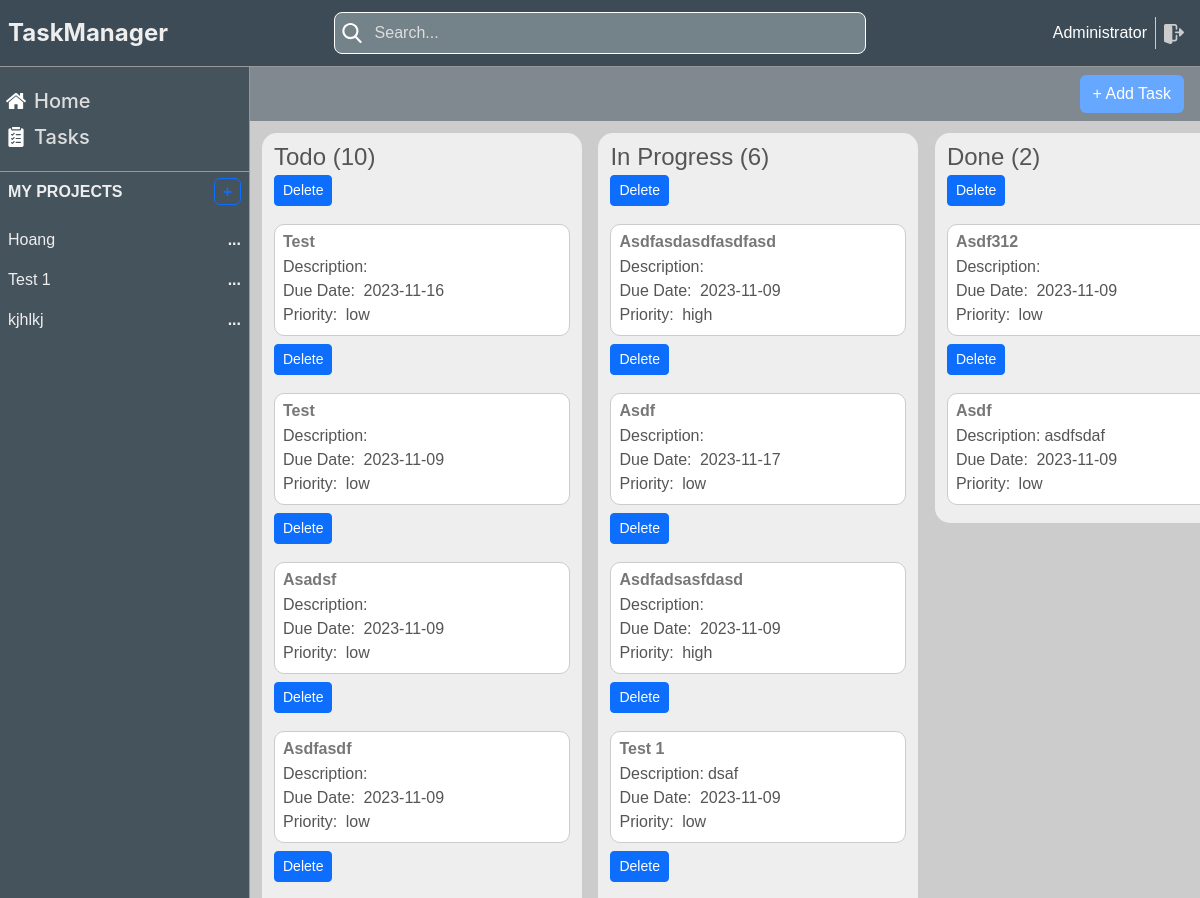
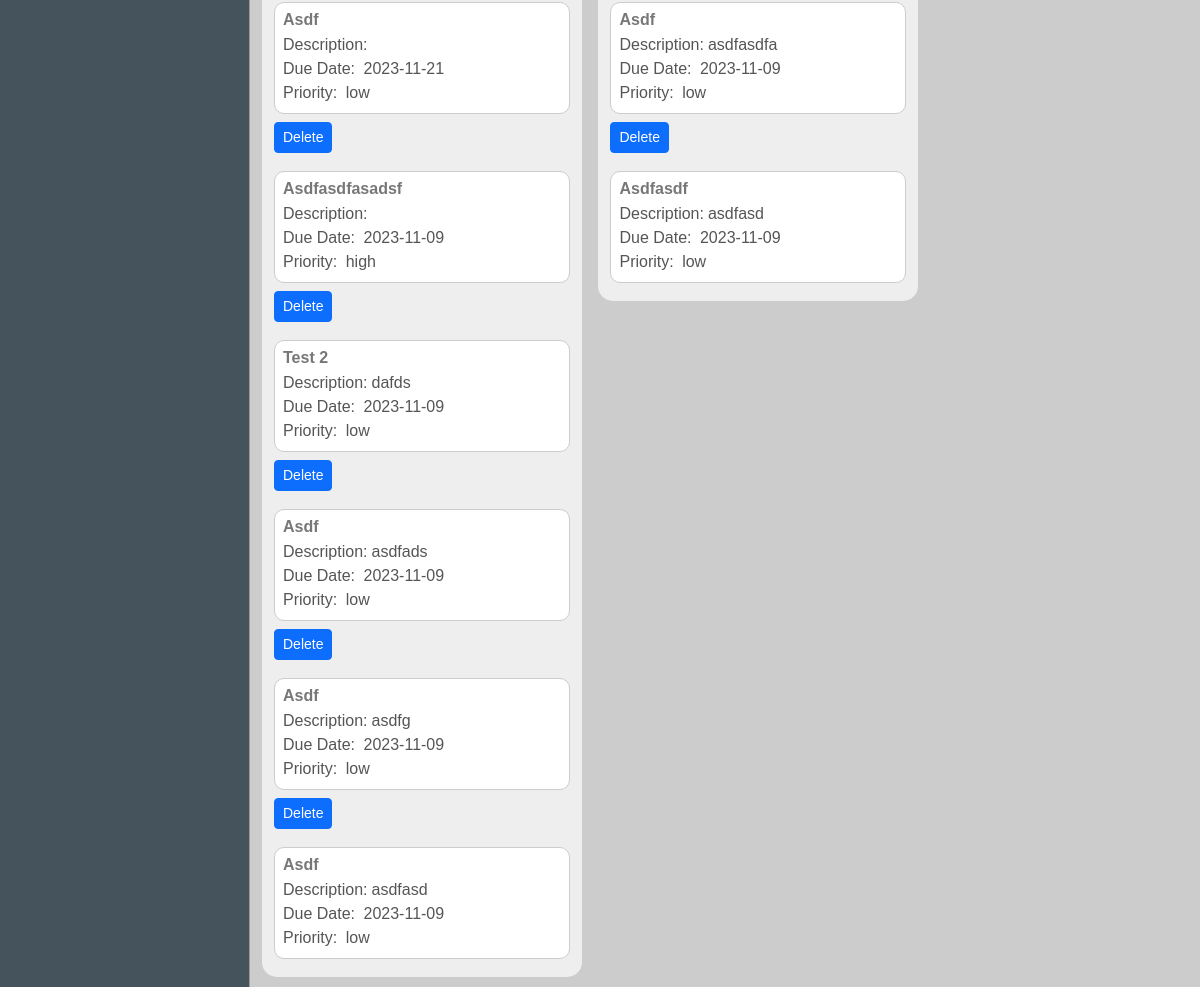
Page /tasks/ (signed in) on the committed database (2 pictures, top to bottom).
### task_management/models.py (models this page shows, shortened)
class User(db.Model, UserMixin):
    __tablename__ = 'user'
    id = db.Column(db.Integer, primary_key=True)
    name = db.Column(db.String(100))
    username = db.Column(db.String(100), nullable=False)
    password_hashed = db.Column(db.String(100), nullable=False)
    active = db.Column(db.Boolean, default=True)
    phone = db.Column(db.String(100))
    email = db.Column(db.String(100))
    created_at = db.Column(db.DateTime, default=db.func.current_timestamp())
    updated_at = db.Column(db.DateTime, default=db.func.current_timestamp())
    create_uid = db.Column(db.Integer, default=0)
    write_uid = db.Column(db.Integer, default=0)
    is_admin = db.Column(db.Boolean, default=False)
    db.UniqueConstraint(username, email)
    @property  # Decorator này dùng để tạo ra một thuộc tính giả
    def password(self):
        if self.password_hashed is not None:
            return None
        return self.password

class Project(db.Model):
    __tablename__ = 'project'
    id = db.Column(db.Integer, primary_key=True)
    name = db.Column(db.String(255))
    description = db.Column(db.Text)
    status = db.Column(db.String(100))
    active = db.Column(db.Boolean, default=True)
    sequence = db.Column(db.Integer)
    manager_id = db.Column(db.Integer, db.ForeignKey('user.id'))
    date_start = db.Column(db.Date)
    date_end = db.Column(db.Date)
    created_at = db.Column(db.DateTime, default=db.func.current_timestamp())
    updated_at = db.Column(db.DateTime, default=db.func.current_timestamp())
    create_uid = db.Column(db.Integer, default=0)
    write_uid = db.Column(db.Integer, default=0)
    tasks = db.relationship('Task', backref='project')
    progress = db.Column(db.Float)

class Task(db.Model):
    __tablename__ = 'task'
    id = db.Column(db.Integer, primary_key=True)
    project_id = db.Column(db.Integer, db.ForeignKey('project.id'))
    user_id = db.Column(db.Integer, db.ForeignKey('user.id'))
    status = db.Column(db.String(100))
    name = db.Column(db.String(255))
    description = db.Column(db.Text)
    active = db.Column(db.Boolean, default=True)
    priority = db.Column(db.Integer)
    sequence = db.Column(db.Integer)
    date_start = db.Column(db.Date)
    date_end = db.Column(db.Date)
    created_at = db.Column(db.DateTime, default=db.func.current_timestamp())
    updated_at = db.Column(db.DateTime, default=db.func.current_timestamp())

### task_management/task/views.py (the view)
@task_blueprint.route('/')
@login_required
def tasks():
    all_task = Task.query.filter(Task.user_id == current_user.id).all()
    task_list = get_task_list(all_task)
    return index(task_list=task_list)

### task_management/models.py (called while the page is built)
@login_manager.user_loader
def load_user(user_id):
    return User.query.get(int(user_id))

### task_management/routes.py (called while the page is built)
def login_required(f):
    @wraps(f)
    def decorated_function(*args, **kwargs):
        if not current_user.is_authenticated:
            return redirect(url_for('login'))
        return f(*args, **kwargs)
    return decorated_function

@app.route('/')
@login_required
def index(project_id=None, task_list=None, task_id=None):
    projects = Project.query.filter(Project.manager_id == current_user.id).all()
    mode = session.get('mode', '')
    if session.get('active_project_id'):
        project_id = Project.query.get(session.get('active_project_id'))
    return render_template('index.html',
                           projects=projects,
                           mode=mode,
                           active_project_id=project_id,
                           task_id=task_id,
                           task_list=task_list)

### task_management/task/views.py (called while the page is built)
def get_task_list(tasks):
    task_list = {
        'todo': [task for task in tasks if task.status == 'todo'],
        'in-progress': [task for task in tasks if task.status == 'in-progress'],
        'done': [task for task in tasks if task.status == 'done']
    }
    return task_list

### task_management/templates/index.html (shortened to what this page needs)
<!DOCTYPE html>
<html lang="en">
<head>
    <link rel="stylesheet" href="https://cdn.jsdelivr.net/npm/bootstrap@5.2.3/dist/css/bootstrap.min.css"
>
    <link href="{{ url_for('static', filename='css/styles.css') }}" rel="stylesheet" type="text/css">
    <link href="{{ url_for('static', filename='css/default.css') }}" rel="stylesheet" type="text/css">
</head>
<body style="height: 100vh;max-height: 100%">
<div style="background: white" class="d-flex flex-column h-100">
    {% include 'header.html' %}
    <div class="d-flex" style="flex: 1;overflow: hidden">
        {% include 'sidebar.html' %}
        {% include 'content.html' %}
    </div>
</div>
</body>
</html>

### task_management/templates/header.html (shortened to what this page needs)
<div class="header"
     style="width: 100%">
    <div class="header-icon">
        <a href="/">
            TaskManager
        </a>
    </div>
    <div class="search-bar">
        <input name="searchbar" id="searchbar"
               class="search-input"
               type="text"
               name=""
               placeholder="Search..." onchange="searchTask(this.value)">
    </div>
    <div class="User d-flex justify-content-end align-items-center" style="flex: 1">
        <span style="margin-left: 10px" style="color: #ccc">
          <a style="color: white" href="/users/{{ current_user.id }}">
                        {{ current_user.name }}
          </a>
        </span>
        <a href="{{ url_for('logout') }}" class="logout">
        </a>
    </div>
</div>

### task_management/templates/sidebar.html (shortened to what this page needs)
<div class="sidebar box-shadow">
    <div class="sidebar-list"
         style="border-bottom: 1px solid #999">
        <div class="sidebar-item">
            <span>
                Home
            </span>
        </div>
        <a href="{{ url_for('tasks.tasks') }}">
            <div class="sidebar-item">
                <span>
                    Tasks
                </span>
            </div>
        </a>
    </div>
    <div class="sidebar-content">
        <div id="my-projects" class="sidebar-header">
            <span>my projects</span>
            <a href="{{ url_for('projects.new_project') }}">
                <span class="add-project border border-primary py-1 px-2 rounded-2">
                </span>
            </a>
        </div>
        <div class="project-list">
            {% for project in projects %}
                {% if project.id == session.active_project_id %}
                    <div class="project-item active"
                         onclick="window.location.href='{{ url_for('projects.project_by_id', project_id=project.id) }}'">
                        <p>{{ project.name }}</p>
                        <span>
                            <button class="btn btn-primary btn-sm" onclick="event.stopPropagation(); window.location.href='/projects/delete/{{ project.id }}'">
                                Delete
                            </button>
                        </span>
                    </div>
                {% else %}
                    <div class="project-item"
                         onclick="window.location.href='{{ url_for('projects.project_by_id', project_id=project.id) }}'">
                        <p>{{ project.name }}</p>
                        <span>...</span>
                    </div>
                {% endif %}
            {% endfor %}
        </div>
    </div>
</div>

### task_management/templates/content.html (shortened to what this page needs)
<div class="content" id="content-window">
    {% if task_id != None %}
        <div class="content-header">
            <h2>{{ task_id.name }}</h2>
        </div>
        <div class="d-flex justify-content-between">
            {% if mode != 'edit' %}
                <button class="btn btn-primary btn-sm" onclick="editTask({{ task_id.id }})">
                    Edit Task
                </button>
            {% else %}
                <div class="m-1">
                    <button class="btn btn-primary btn-sm" type="submit" onclick="saveTask({{ task_id.id }})">
                        Save Task
                    </button>
                    <button class="btn btn-danger btn-sm" onclick="window.location.href='/tasks/{{ task_id.id }}'">
                        Cancel
                    </button>
                </div>
            {% endif %}
            <div>
                <button id="todo" class="btn {% if task_id.status == 'todo' %} btn-primary {% endif %} btn-sm"
                        onclick="updateTaskStatus('{{ task_id.id }}', 'todo')">
                    To Do
                </button>
                <button id="in-progress"
                        class="btn {% if task_id.status == 'in-progress' %} btn-primary {% endif %} btn-sm"
                        onclick="updateTaskStatus('{{ task_id.id }}', 'in-progress')">
                    In Progress
                </button>
                <button id="done" class="btn {% if task_id.status == 'done' %} btn-primary {% endif %} btn-sm"
                        onclick="updateTaskStatus('{{ task_id.id }}', 'done')">
                    Done
                </button>
            </div>
        </div>
        <div class="row">
            <div class="col-6 d-flex flex-column">
                <div>
                    <label for="name">Task Name:</label>
                    <input type="text" id="name" name="name" value="{{ task_id.name }}" {% if mode != 'edit' %}
                           disabled {% endif %}/>
                </div>
                <div>
                    <label for="active">Active:</label>
                    <input type="checkbox" id="active" name="active" {% if task_id.active %}
                           checked {% endif %} {% if mode != 'edit' %} disabled {% endif %}/>
                </div>
                <div>
                    <label for="priority">Priority:</label>
                    <select id="priority" name="priority" {% if mode != 'edit' %} disabled {% endif %}>
                        <option value="low" {% if task_id.priority == 'low' %} selected {% endif %}>Low</option>
                        <option value="medium" {% if task_id.priority == 'medium' %} selected {% endif %}>Medium
                        </option>
                        <option value="high" {% if task_id.priority == 'high' %} selected {% endif %}>High</option>
                    </select>
                </div>
            </div>
            <div class="col-6 d-flex flex-column">
                <div>
                    <label for="project_id">Project:</label>
                    <select id="project_id" name="project_id" {% if mode != 'edit' %} disabled {% endif %}>
                        {% for project in projects %}
                            <option value="{{ project.id }}" {% if task_id.project_id == project.id %} selected
                            {% endif %}>{{ project.name }}</option>
                        {% endfor %}
                    </select>
                </div>
                <div>
                    <label for="status">Status:</label>
                    <select id="status" name="status" {% if mode != 'edit' %} disabled {% endif %}>
                        <option value="todo" {% if task_id.status == 'todo' %} selected {% endif %}>To Do</option>
                        <option value="in-progress" {% if task_id.status == 'in-progress' %} selected {% endif %}>
                            In Progress
                        </option>
                        <option value="done" {% if task_id.status == 'done' %} selected {% endif %}>Done</option>
                    </select>
                </div>
                <div>
                    <label for="date_start">Start Date:</label>
                    <input type="date" id="date_start" name="date_start" value="{{ task_id.date_start }}"
                            {% if mode != 'edit' %} disabled {% endif %}/>
                </div>
                <div>
                    <label for="date_end">Due Date:</label>
                    <input type="date" id="date_end" name="date_end" value="{{ task_id.date_end }}"
                            {% if mode != 'edit' %} disabled {% endif %}/>
                </div>
            </div>
        </div>
        <div class="m-2 p-2 border border-2 rounded-3" id="description" contenteditable="{{ mode == 'edit' }}">
            {{ task_id.description or 'Description' }}
        </div>
    {% elif task_list != None %}
        <div class="content-header">
            <button class="btn" onclick="window.location.href='/tasks/new'">
                + Add Task
            </button>
        </div>
        <div class="project">
            {% for state, tasks in task_list.items() %}
                <div class="project-col">
                    <div class="project-header">
                        <h4>{{ state.replace('-', ' ') }} ({{ tasks|length }})</h4>
                    </div>
                    <div id="{{ state }}" class="project-detail">
                        {% for task in tasks %}
                            <div>
                                <button class="btn btn-primary btn-sm" style="margin-bottom: 10px"
                                            onclick="event.stopPropagation(); window.location.href='/tasks/delete/{{ task.id }}'">
                                        Delete
                                    </button>
                            </div>
                            <a href="/tasks/{{ task.id }}" class="task" id="{{ task.id }}">
                                    <p>
                                        {{ task.name }}
                                    </p>
                                <div>
                                    <span>Description:</span>{{ task.description or '' }}
                                </div>
                                <div>
                                    <span>Due Date:</span> {{ task.date_end }}
                                </div>
                                <div>
                                    <span>Priority:</span> {{ task.priority }}
                                </div>
                            </a>
                        {% endfor %}
                    </div>
                </div>
            {% endfor %}
        </div>
    {% else %}
        <h3 class="font-inter p-2">
            No active project
        </h3>
    {% endif %}
</div>

### task_management/static/css/styles.css (style rules this page uses)
body { font-family: Arial, sans-serif; background-color: #dedede; margin: 0; padding: 0; }
a { text-decoration: none; color: black; }

### task_management/static/css/default.css (style rules this page uses)
:root { --sidebar-width: 250px; --header-height: 67px; }
* { box-sizing: border-box; }
.box-shadow { box-shadow: rgba(0, 0, 0, 0.1) 0 0 12px; }
.header { display: flex; align-items: center; justify-content: center; padding: 0 8px; background-color: #3d4b56; border-bottom: 1px solid #999; height: 67px; }
.sidebar { background-color: #45535d; width: var(--sidebar-width); height: 100%; border-right: 1px #999 solid; }
.sidebar-list { display: flex; flex-direction: column; padding: 16px 0; }
.project-list { display: flex; flex-direction: column; padding: 8px 0; }
.content { display: flex; flex-direction: column; max-width: calc(100vw - var(--sidebar-width)); width: 100%; }
.project { background-color: #ccc; white-space: nowrap; position: relative; flex: 1; padding: 12px 12px 32px; overflow-y: hidden; overflow-x: auto; }

### rows in the picture
User: name "Administrator"
Project: name "Hoang"
Project: name "Test 1"
Project: name "kjhlkj"
Task: name "Test", date_end "2023-11-16", priority "low"
Task: name "Test", date_end "2023-11-09", priority "low"
Task: name "Asadsf", date_end "2023-11-09", priority "low"
Task: name "Asdfasdf", date_end "2023-11-09", priority "low"
Task: name "Asdf", date_end "2023-11-21", priority "low"
Task: name "Asdfasdfasadsf", date_end "2023-11-09", priority "high"
Task: name "Test 2", description "dafds", date_end "2023-11-09", priority "low"
Task: name "Asdf", description "asdfads", date_end "2023-11-09", priority "low"
Task: name "Asdf", description "asdfg", date_end "2023-11-09", priority "low"
Task: name "Asdf", description "asdfasd", date_end "2023-11-09", priority "low"
Task: name "Asdfasdasdfasdfasd", date_end "2023-11-09", priority "high"
Task: name "Asdf", date_end "2023-11-17", priority "low"
Task: name "Asdfadsasfdasd", date_end "2023-11-09", priority "high"
Task: name "Test 1", description "dsaf", date_end "2023-11-09", priority "low"
Task: name "Asdf", description "asdfasdfa", date_end "2023-11-09", priority "low"
Task: name "Asdfasdf", description "asdfasd", date_end "2023-11-09", priority "low"
Task: name "Asdf312", date_end "2023-11-09", priority "low"
Task: name "Asdf", description "asdfsdaf", date_end "2023-11-09", priority "low"

### other values in the picture
{{ state.replace('-', ' ') }} "Todo" "In Progress" "Done"
{{ tasks|length }} "10" "6" "2"
